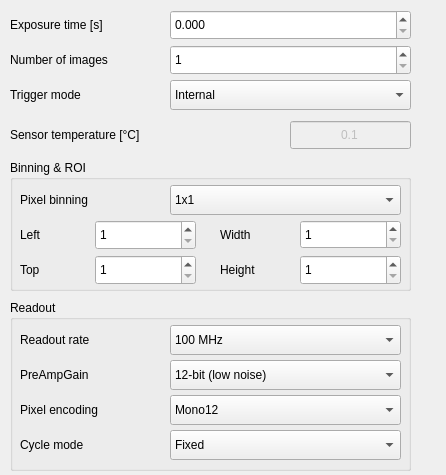
             <widget class="QWidget" name="cTscrollAreaContents">
              <property name="geometry">
               <rect>
                <x>0</x>
                <y>0</y>
                <width>446</width>
                <height>475</height>
               </rect>
              </property>
              <property name="sizePolicy">
               <sizepolicy hsizetype="Preferred" vsizetype="Preferred">
                <horstretch>0</horstretch>
                <verstretch>0</verstretch>
               </sizepolicy>
              </property>
              <property name="minimumSize">
               <size>
                <width>0</width>
                <height>475</height>
               </size>
              </property>
              <widget class="QGroupBox" name="binningROIBox">
               <property name="geometry">
                <rect>
                 <x>10</x>
                 <y>160</y>
                 <width>401</width>
                 <height>131</height>
                </rect>
               </property>
               <property name="sizePolicy">
                <sizepolicy hsizetype="Preferred" vsizetype="Preferred">
                 <horstretch>0</horstretch>
                 <verstretch>0</verstretch>
                </sizepolicy>
               </property>
               <property name="title">
                <string>Binning &amp;&amp; ROI</string>
               </property>
               <widget class="QLabel" name="binningLabel">
                <property name="geometry">
                 <rect>
                  <x>10</x>
                  <y>25</y>
                  <width>151</width>
                  <height>30</height>
                 </rect>
                </property>
                <property name="text">
                 <string>Pixel binning</string>
                </property>
               </widget>
               <widget class="QComboBox" name="binning">
                <property name="geometry">
                 <rect>
                  <x>160</x>
                  <y>25</y>
                  <width>231</width>
                  <height>30</height>
                 </rect>
                </property>
                <item>
                 <property name="text">
                  <string>1x1</string>
                 </property>
                </item>
                <item>
                 <property name="text">
                  <string>2x2</string>
                 </property>
                </item>
                <item>
                 <property name="text">
                  <string>3x3</string>
                 </property>
                </item>
                <item>
                 <property name="text">
                  <string>4x4</string>
                 </property>
                </item>
                <item>
                 <property name="text">
                  <string>8x8</string>
                 </property>
                </item>
               </widget>
               <widget class="QLabel" name="ROILeftLabel">
                <property name="geometry">
                 <rect>
                  <x>10</x>
                  <y>60</y>
                  <width>61</width>
                  <height>30</height>
                 </rect>
                </property>
                <property name="text">
                 <string>Left</string>
                </property>
               </widget>
               <widget class="QLabel" name="ROITopLabel">
                <property name="geometry">
                 <rect>
                  <x>10</x>
                  <y>95</y>
                  <width>61</width>
                  <height>30</height>
                 </rect>
                </property>
                <property name="text">
                 <string>Top</string>
                </property>
               </widget>
               <widget class="QLabel" name="ROIWidthLabel">
                <property name="geometry">
                 <rect>
                  <x>210</x>
                  <y>60</y>
                  <width>61</width>
                  <height>30</height>
                 </rect>
                </property>
                <property name="text">
                 <string>Width</string>
                </property>
               </widget>
               <widget class="QLabel" name="ROIHeightLabel">
                <property name="geometry">
                 <rect>
                  <x>210</x>
                  <y>95</y>
                  <width>61</width>
                  <height>30</height>
                 </rect>
                </property>
                <property name="text">
                 <string>Height</string>
                </property>
               </widget>
               <widget class="QSpinBox" name="ROILeft">
                <property name="geometry">
                 <rect>
                  <x>85</x>
                  <y>60</y>
                  <width>101</width>
                  <height>30</height>
                 </rect>
                </property>
                <property name="minimum">
                 <number>1</number>
                </property>
                <property name="maximum">
                 <number>2048</number>
                </property>
                <property name="value">
                 <number>1</number>
                </property>
               </widget>
               <widget class="QSpinBox" name="ROITop">
                <property name="geometry">
                 <rect>
                  <x>85</x>
                  <y>95</y>
                  <width>101</width>
                  <height>30</height>
                 </rect>
                </property>
                <property name="minimum">
                 <number>1</number>
                </property>
                <property name="maximum">
                 <number>2048</number>
                </property>
                <property name="value">
                 <number>1</number>
                </property>
               </widget>
               <widget class="QSpinBox" name="ROIWidth">
                <property name="geometry">
                 <rect>
                  <x>290</x>
                  <y>60</y>
                  <width>101</width>
                  <height>29</height>
                 </rect>
                </property>
                <property name="minimum">
                 <number>1</number>
                </property>
                <property name="maximum">
                 <number>2048</number>
                </property>
                <property name="value">
                 <number>1</number>
                </property>
               </widget>
               <widget class="QSpinBox" name="ROIHeight">
                <property name="geometry">
                 <rect>
                  <x>290</x>
                  <y>95</y>
                  <width>101</width>
                  <height>30</height>
                 </rect>
                </property>
                <property name="minimum">
                 <number>1</number>
                </property>
                <property name="maximum">
                 <number>2048</number>
                </property>
                <property name="value">
                 <number>1</number>
                </property>
               </widget>
              </widget>
              <widget class="QGroupBox" name="readoutBox">
               <property name="geometry">
                <rect>
                 <x>10</x>
                 <y>300</y>
                 <width>401</width>
                 <height>171</height>
                </rect>
               </property>
               <property name="title">
                <string>Readout</string>
               </property>
               <widget class="QLabel" name="preAmpGainLabel">
                <property name="geometry">
                 <rect>
                  <x>10</x>
                  <y>60</y>
                  <width>131</width>
                  <height>30</height>
                 </rect>
                </property>
                <property name="text">
                 <string>PreAmpGain</string>
                </property>
               </widget>
               <widget class="QLabel" name="pixelEncodingLabel">
                <property name="geometry">
                 <rect>
                  <x>10</x>
                  <y>95</y>
                  <width>131</width>
                  <height>30</height>
                 </rect>
                </property>
                <property name="text">
                 <string>Pixel encoding</string>
                </property>
               </widget>
               <widget class="QLabel" name="pixelReadoutRateLabel">
                <property name="geometry">
                 <rect>
                  <x>10</x>
                  <y>25</y>
                  <width>131</width>
                  <height>30</height>
                 </rect>
                </property>
                <property name="text">
                 <string>Readout rate</string>
                </property>
               </widget>
               <widget class="QLabel" name="cycleModeLabel">
                <property name="geometry">
                 <rect>
                  <x>10</x>
                  <y>130</y>
                  <width>131</width>
                  <height>30</height>
                 </rect>
                </property>
                <property name="text">
                 <string>Cycle mode</string>
                </property>
               </widget>
               <widget class="QComboBox" name="pixelReadoutRate">
                <property name="geometry">
                 <rect>
                  <x>160</x>
                  <y>25</y>
                  <width>231</width>
                  <height>30</height>
                 </rect>
                </property>
                <item>
                 <property name="text">
                  <string>100 MHz</string>
                 </property>
                </item>
                <item>
                 <property name="text">
                  <string>280 MHz</string>
                 </property>
                </item>
               </widget>
               <widget class="QComboBox" name="preAmpGain">
                <property name="geometry">
                 <rect>
                  <x>160</x>
                  <y>60</y>
                  <width>231</width>
                  <height>30</height>
                 </rect>
                </property>
                <property name="currentIndex">
                 <number>0</number>
                </property>
                <item>
                 <property name="text">
                  <string>12-bit (low noise)</string>
                 </property>
                </item>
                <item>
                 <property name="text">
                  <string>12-bit (high well capacity)</string>
                 </property>
                </item>
                <item>
                 <property name="text">
                  <string>16-bit (low noise &amp; high well capacity)</string>
                 </property>
                </item>
               </widget>
               <widget class="QComboBox" name="pixelEncoding">
                <property name="geometry">
                 <rect>
                  <x>160</x>
                  <y>95</y>
                  <width>231</width>
                  <height>30</height>
                 </rect>
                </property>
                <property name="currentIndex">
                 <number>0</number>
                </property>
                <item>
                 <property name="text">
                  <string>Mono12</string>
                 </property>
                </item>
                <item>
                 <property name="text">
                  <string>Mono12Packed</string>
                 </property>
                </item>
                <item>
                 <property name="text">
                  <string>Mono16</string>
                 </property>
                </item>
                <item>
                 <property name="text">
                  <string>Mono32</string>
                 </property>
                </item>
               </widget>
               <widget class="QComboBox" name="cycleMode">
                <property name="geometry">
                 <rect>
                  <x>160</x>
                  <y>130</y>
                  <width>231</width>
                  <height>30</height>
                 </rect>
                </property>
                <property name="currentIndex">
                 <number>0</number>
                </property>
                <item>
                 <property name="text">
                  <string>Fixed</string>
                 </property>
                </item>
                <item>
                 <property name="text">
                  <string>Continuous</string>
                 </property>
                </item>
               </widget>
              </widget>
              <widget class="QComboBox" name="triggerMode">
               <property name="geometry">
                <rect>
                 <x>170</x>
                 <y>80</y>
                 <width>241</width>
                 <height>30</height>
                </rect>
               </property>
               <item>
                <property name="text">
                 <string>Internal</string>
                </property>
               </item>
               <item>
                <property name="text">
                 <string>Software</string>
                </property>
               </item>
               <item>
                <property name="text">
                 <string>External</string>
                </property>
               </item>
               <item>
                <property name="text">
                 <string>External Start</string>
                </property>
               </item>
               <item>
                <property name="text">
                 <string>External Exposure</string>
                </property>
               </item>
              </widget>
              <widget class="QLabel" name="triggerModeLabel">
               <property name="geometry">
                <rect>
                 <x>10</x>
                 <y>80</y>
                 <width>151</width>
                 <height>30</height>
                </rect>
               </property>
               <property name="text">
                <string>Trigger mode</string>
               </property>
              </widget>
              <widget class="QLabel" name="exposureTimeLabel">
               <property name="geometry">
                <rect>
                 <x>10</x>
                 <y>10</y>
                 <width>151</width>
                 <height>30</height>
                </rect>
               </property>
               <property name="text">
                <string>Exposure time [s]</string>
               </property>
              </widget>
              <widget class="QLabel" name="nrImagesLabel">
               <property name="geometry">
                <rect>
                 <x>10</x>
                 <y>45</y>
                 <width>151</width>
                 <height>30</height>
                </rect>
               </property>
               <property name="text">
                <string>Number of images</string>
               </property>
              </widget>
              <widget class="QSpinBox" name="frameCount">
               <property name="geometry">
                <rect>
                 <x>170</x>
                 <y>45</y>
                 <width>241</width>
                 <height>30</height>
                </rect>
               </property>
               <property name="minimum">
                <number>1</number>
               </property>
               <property name="value">
                <number>1</number>
               </property>
              </widget>
              <widget class="QDoubleSpinBox" name="exposureTime">
               <property name="geometry">
                <rect>
                 <x>170</x>
                 <y>10</y>
                 <width>241</width>
                 <height>30</height>
                </rect>
               </property>
               <property name="decimals">
                <number>3</number>
               </property>
               <property name="singleStep">
                <double>0.100000000000000</double>
               </property>
               <property name="value">
                <double>0.000000000000000</double>
               </property>
              </widget>
              <widget class="QLabel" name="sensorTempLabel">
               <property name="geometry">
                <rect>
                 <x>10</x>
                 <y>120</y>
                 <width>271</width>
                 <height>30</height>
                </rect>
               </property>
               <property name="text">
                <string>Sensor temperature [°C]</string>
               </property>
              </widget>
              <widget class="QDoubleSpinBox" name="sensorTemp">
               <property name="enabled">
                <bool>false</bool>
               </property>
               <property name="geometry">
                <rect>
                 <x>290</x>
                 <y>120</y>
                 <width>121</width>
                 <height>30</height>
                </rect>
               </property>
               <property name="alignment">
                <set>Qt::AlignCenter</set>
               </property>
               <property name="buttonSymbols">
                <enum>QAbstractSpinBox::NoButtons</enum>
               </property>
               <property name="decimals">
                <number>1</number>
               </property>
               <property name="minimum">
                <double>-100.000000000000000</double>
               </property>
               <property name="singleStep">
                <double>0.100000000000000</double>
               </property>
               <property name="value">
                <double>0.100000000000000</double>
               </property>
              </widget>
             </widget>
